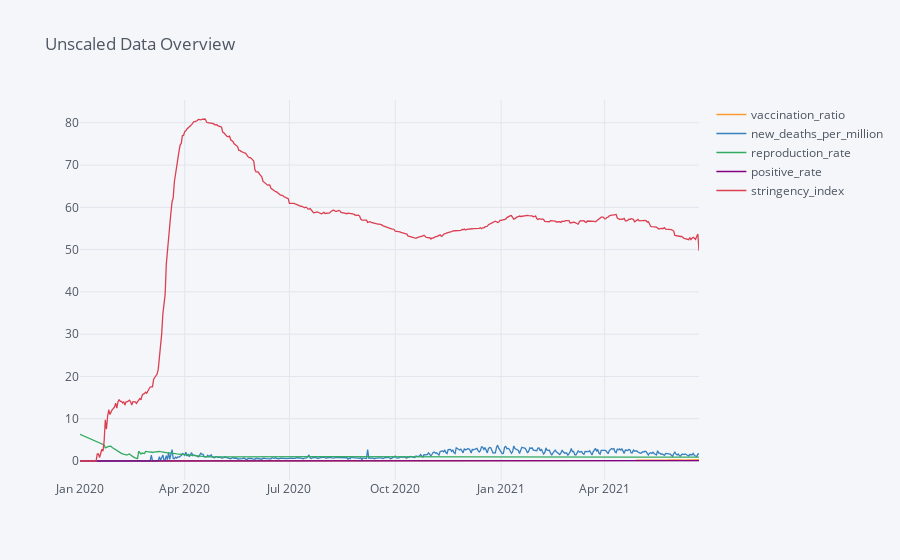

Source (notebook cell):
### Markdown cell above
- The visual appeal of our data distribution shows that the new deaths per million is on a decline and we can make out a correlation between the stringency index and the new deaths per million.

### Code cell
cols = list(mean_owid_df.columns)
mean_owid_df[cols].iplot(title='Unscaled Data Overview')
#plt.legend(loc='upper left',prop={'size': 15})
#plt.show()

### Figure 1 — Plotly figure (JSON) as saved in the notebook; plotly's stock layout.template omitted (floating-point values rounded to 4 significant figures; data arrays with more than 128 entries replaced by an {"elided": "..."} marker saying what was removed)
{"data": [{"line": {"color": "rgba(255, 153, 51, 1.0)", "dash": "solid", "shape": "linear", "width": 1.3}, "mode": "lines", "name": "vaccination_ratio", "text": "", "type": "scatter", "x": {"elided": "539 str values"}, "y": {"elided": "539 float values"}}, {"line": {"color": "rgba(55, 128, 191, 1.0)", "dash": "solid", "shape": "linear", "width": 1.3}, "mode": "lines", "name": "new_deaths_per_million", "text": "", "type": "scatter", "x": {"elided": "539 str values"}, "y": {"elided": "539 float values"}}, {"line": {"color": "rgba(50, 171, 96, 1.0)", "dash": "solid", "shape": "linear", "width": 1.3}, "mode": "lines", "name": "reproduction_rate", "text": "", "type": "scatter", "x": {"elided": "539 str values"}, "y": {"elided": "539 float values"}}, {"line": {"color": "rgba(128, 0, 128, 1.0)", "dash": "solid", "shape": "linear", "width": 1.3}, "mode": "lines", "name": "positive_rate", "text": "", "type": "scatter", "x": {"elided": "539 str values"}, "y": {"elided": "539 float values"}}, {"line": {"color": "rgba(219, 64, 82, 1.0)", "dash": "solid", "shape": "linear", "width": 1.3}, "mode": "lines", "name": "stringency_index", "text": "", "type": "scatter", "x": {"elided": "539 str values"}, "y": {"elided": "539 float values"}}], "layout": {"legend": {"bgcolor": "#F5F6F9", "font": {"color": "#4D5663"}}, "paper_bgcolor": "#F5F6F9", "plot_bgcolor": "#F5F6F9", "title": {"font": {"color": "#4D5663"}, "text": "Unscaled Data Overview"}, "xaxis": {"gridcolor": "#E1E5ED", "showgrid": true, "tickfont": {"color": "#4D5663"}, "title": {"font": {"color": "#4D5663"}, "text": ""}, "zerolinecolor": "#E1E5ED"}, "yaxis": {"gridcolor": "#E1E5ED", "showgrid": true, "tickfont": {"color": "#4D5663"}, "title": {"font": {"color": "#4D5663"}, "text": ""}, "zerolinecolor": "#E1E5ED"}}}
